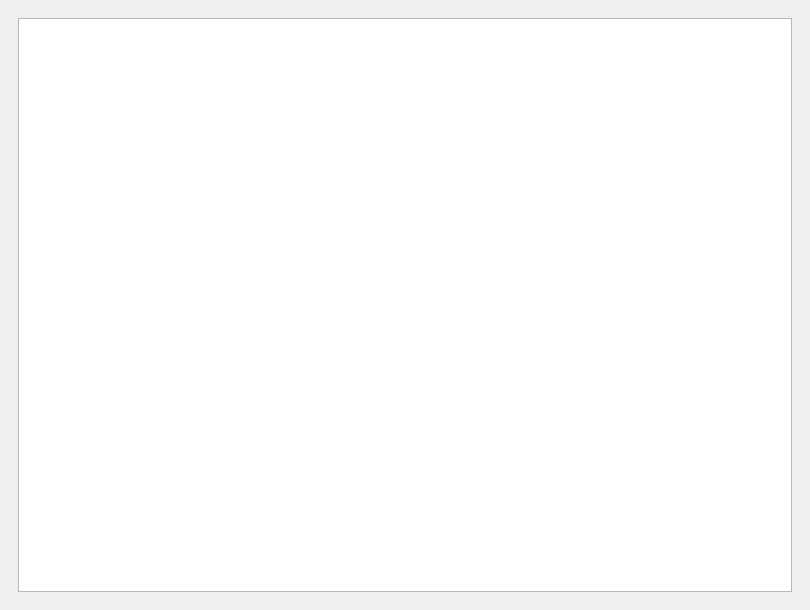
<?xml version="1.0" encoding="UTF-8"?>
<ui version="4.0">
 <class>MainWindow</class>
 <widget class="QMainWindow" name="MainWindow">
  <property name="geometry">
   <rect>
    <x>0</x>
    <y>0</y>
    <width>810</width>
    <height>610</height>
   </rect>
  </property>
  <property name="windowTitle">
   <string>MainWindow</string>
  </property>
  <widget class="QWidget" name="centralwidget">
   <layout class="QVBoxLayout" name="verticalLayout_2">
    <item>
     <widget class="QWidget" name="widget" native="true">
      <layout class="QVBoxLayout" name="verticalLayout">
       <item>
        <widget class="QTableWidget" name="table"/>
       </item>
      </layout>
     </widget>
    </item>
   </layout>
  </widget>
 </widget>
 <resources/>
 <connections/>
</ui>
